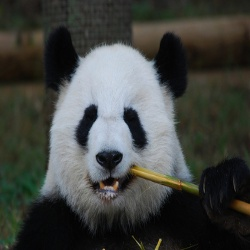
#> input picture 1.jpg, 250 x 250 px, given in place of the camera
$ python coordinates_send.py
#> lines starting #> are read from the running program, lines starting #| are printed output that depends on the picture
### lib/servo_calibration/servo_calib_data.py
# Created by viv at 22.12.18

from collections import namedtuple
import sys
import logging

log = logging.getLogger("__main__." + __name__)

# ( min_angle, servo_start_dutycycle)    (max_angle, servo_end_dutycycle, )
# Servo = namedtuple("Servo", ['angle_0', 'angle_180'])
Servo = namedtuple("Servo", ['min_range', 'max_range'])
"""
calculation
(0,0)
(180,10)
- fit the line of these two points, to get duty cycle for an angle
- the slop of two point is
 m = (y2-y1)/(x2-x1)
 y-y1 = m(x-x1)
 where y = duty cycle
       x = angle
"""
# EXAMPLE
# servo_ = Servo((min safety angle limit, min duty cycle),
#                 (max safety angle limit, max duty cycle))

servo_1 = Servo((0, 0.),
                (180., 9.5))  # 9.5

servo_2 = Servo((0., 1.),  # 0.0.
                (100., 9.5))  # 5 (5dof safety limit)  # 9.2 (3dof safety limit) # 9.5 (limit)

servo_3 = Servo((0., 0.),
                (90., 9.4))  # 6 (5dof safety limit ) # 7. (3dof safety limit)  # 9.4 (limit)

servo_4 = Servo((0., 1.),
                (180., 10.))  # 6 (5dof safety limit ) # 9. (3dof safety limit)  # 10  (limit)

servo_5 = Servo((0., 0.),
                (180., 10.))  # 10

# testing entered servo calibration data
servos_tuple = (servo_1, servo_2, servo_3, servo_4, servo_5)

for servo in servos_tuple:
    if not isinstance(servo.min_range[0], int) and not isinstance(servo.min_range[0], float) \
            or not isinstance(servo.min_range[1], int) and not isinstance(servo.min_range[1], float) \
            or not isinstance(servo.max_range[0], int) and not isinstance(servo.max_range[0], float) \
            or not isinstance(servo.max_range[1], int) and not isinstance(servo.max_range[1], float):

        log.error("Servo limits must be in digits {}".format(servo))
        sys.exit(1)

    elif not servo.min_range[0] <= 180. or not servo.max_range[0] <= 180.:  # min and max angle must be less than 180
        log.error("Please set proper servo limits {}".format(servo))
        sys.exit(1)

    elif type(servo.min_range[1]) != float or type(servo.max_range[1]) != float:
        log.error("Servo calibration values should be in float {}".format(servo))

    elif not servo.min_range[1] < 15. or not servo.max_range[1] < 15.: # min and max % duty cycles are less then 15
        log.error("Servo limits must be less than 15% duty cycle {}".format(servo))
        sys.exit(1)

    elif not servo.min_range[1] < servo.max_range[1]:  # min angle must be less than max angle
        log.error("Servo minimum limit must be less than maximum limit {}".format(servo))
        sys.exit(1)
    else:
        pass

### config.py
# Created by viv at 15.12.18
import logging
import os
import sys

import math
import numpy as np

from lib.servo_calibration import servo_calib_data as servo_calib

# from lib.kinematics import ikine

log = logging.getLogger("main." + __name__)

# -----------------------------------------------
""" Registers """

# Frame buffers addresses
FB0 = 0x1E000000
FB1 = 0x1E280000
FB2 = 0x1E500000
FB3 = 0x1E780000

FB0_size = 10240
FB1_size = 2400

# --related ip cores:  rtc_dma_bridge  sbus_zybo_core ---
# dma rd to sbus_zybo_core
# dma wr from video_core
CORE_BASE = 0x43C00000
CORE_REG = 0x43C10000

# --related ip cores:  video_dma_bridge   video_core   servo_core
# dma rd to video_core (fullscreen 1280x720 fb)
VID_BASE = 0x83C40000
VID_REG = 0x83C44000
SERVO_REG = 0x83C48000

# --related ip cores:  img_dma_bridge
# dma rd to video_core (640x480 fb)
IMG_BASE = 0x83C00000

# -----------------------------------------------
""" Address of JB port"""
# address start from 3 on words
JB0 = 3
JB1 = 4
JB2 = 5
JB3 = 6
JB4 = 7
JB5 = 8
JB6 = 9
# -----------------------------------------------
""" add or remove GPIO name and servo calibration information """
UTILIZED_GPIO = [[JB0, servo_calib.servo_1],
                 [JB1, servo_calib.servo_2],
                 [JB2, servo_calib.servo_3],
                 [JB4, servo_calib.servo_4],
                 [JB5, servo_calib.servo_5]
                 ]
# -----------------------------------------------
""" paths of all GPIOs """
# from zybo_zybo_rm-pdf (page 25)

JF1_MIO13_919 = "/sys/class/gpio/gpio919"  # working
JF2_MIO10_916 = "/sys/class/gpio/gpio916"
JF3_MIO11_917 = "/sys/class/gpio/gpio917"
JF4_MIO12_918 = "/sys/class/gpio/gpio918"  # working

JF7_MIO0_906 = "/sys/class/gpio/gpio906"  # working
JF8_MIO09_915 = "/sys/class/gpio/gpio915"  # working
JF9_MIO14_920 = "/sys/class/gpio/gpio920"  # working
JF10_MIO15_921 = "/sys/class/gpio/gpio921"  # working

LD04_MIO07_913 = "/sys/class/gpio/gpio913"  # LED

# -----------------------------------------------
""" DH parameters for robotic arm """

THETA_1 = 0.
THETA_2 = 0.
THETA_3 = 0.
THETA_4 = 0.
THETA_5 = 0.

L_1 = 33  # mm 3.3cm
L_2 = 105  # mm 10.5cm
L_3 = 98  # mm 9.8cm
L_4 = 27  # mm 2.7cm
L_5 = 65  # mm 6.5cm

# Denavit Hartenberg  Parameter table
DH_PT = [
    [math.radians(THETA_1), math.radians(90.0), 0, L_1],
    [math.radians(THETA_2), 0, L_2, 0],
    [math.radians(THETA_3), 0, L_3, 0],
    [math.radians(THETA_4) + math.radians(90.0), math.radians(90.0), 0, 0],
    [math.radians(THETA_5), 0, 0, L_4 + L_5]
]

PT_3dof = [
    [math.radians(THETA_1), math.radians(90.0), 0, L_1],
    [math.radians(THETA_2), 0, L_2, 0],
    [math.radians(THETA_3), 0, L_3, 0],
]

# PT_2dof = [
#     [math.radians(THETA_1), math.radians(90.0), 0, L_1],
#     [math.radians(THETA_2), 0, L_2, 0],
# ]


# checks
if len(UTILIZED_GPIO) != len(DH_PT):
    log.error('[ERROR] number of UTILIZED_GPIO must be equal to number of row of DH_PT')
    sys.exit(1)

# -----------------------------------------------
""" Video frame setting """
# configure video frame size
HORIZ_PIXELS_SMALL = 640
VERT_LINES_SMALL = 480
VID_FRAME_SIZE = (HORIZ_PIXELS_SMALL, VERT_LINES_SMALL)
VID_FRAME_CENTER = (50 + HORIZ_PIXELS_SMALL) / 2

# path to the haar cascade
module_path = os.path.dirname(os.path.abspath(__file__))
cascade_path = os.path.join(module_path, "cascades/haarcascade_frontalface_default.xml")

# -----------------------------------------------
""" Coordinates transform (Kinematics)"""
# the physical area covered by video frame in centimeter
# frame_physical_area = float(140)
frame_physical_area = float(180)

dist_from_cam = float(90)  # object distance from camera

# transformation from robotic arm frame coordinate to camera coordinate
# assume that camera is on the exactly above the origin of arm
R0_C = np.mat([[1, 0, 0],
               [0, 1, 0],
               [0, 0, 1]
               ],
              dtype=float
              )
d0_C = np.mat([[0.],
               [8.],  # assumed that the camera just at y axis  on arm's origin
               [0.]],
              dtype=float
              )
# creating Homogeneous transformation matrix
_H0_C = np.concatenate((R0_C, d0_C), 1)  # concatenate column
H0_C = np.concatenate((_H0_C, [[0., 0., 0., 1.]]), 0)  # concatenate row

# -----------------------------------------------
""" end-effector orientation """
end_eff_direction_mat = np.matrix([[-1, 0, 0],
                                   [0, -1, 0],
                                   [0, 0, 1]],
                                  dtype=float
                                  )


# checks
def is_correct_rotation_mat(matrix):
    """
    Check if the matrix is valid rotation matrix
    :param matrix:
    :return: valid rotation matrix
    """
    mat = np.matrix(matrix)

    #  check whether matrix is 3x3 or not
    if mat.shape != (3, 3):
        log.error("Matrix must be 3x3")

    # checking if the matrix is a rotation matrix or not
    #  step #1 Square of each element of row
    #  step #2 adding the the output of all the squares
    #  step #3 calculating square root of total
    #  step #4 it must be 1 then and then matrix said to be valid rotation matrix
    for row in range(np.shape(mat)[1]):
        vector_len = 0

        for column in range(np.shape(mat)[0]):
            vector_len += mat[column, row] ** 2

        if not np.sqrt(vector_len) == 1:
            log.error("Matrix is not a valid rotation matrix")
            sys.exit(1)
    return mat


end_eff_direction_mat = is_correct_rotation_mat(end_eff_direction_mat)

# -----------------------------------------------
""" UDP """
IP = r"192.168.1.104"
PORT = 47777

# -----------------------------------------------
""" Pygame GUI configuration"""

PROJECT_TITLE = """Closed Loop Object Tracking based on Image Recognition"""

# [5 lines of commented-out code are left out]
TASK_INDEX = 1

# video frame position on display
VID_FRAME_POS = (50, 100)  # x, y

# --------------------            ---------------------------
# flag for video on/off
VID_STOP = False

# change video frame
# VID_FRAME_CHANGE_INDEX = 0 --> original frame
# VID_FRAME_CHANGE_INDEX = 1 --> processed frame
# VID_FRAME_CHANGE_INDEX = 2 --> gray frame

VID_FRAME_INDEX = 0

# start/stop cam
CAM_START = False  # camera  True = ON/ False = OFF

# exit from the application
EXIT = False

# -----------------------------------------------
""" TASKS configuration """
# object recognition
#     CLASSES = ["background", "aeroplane", "bicycle", "bird", "boat",
#                "bottle", "bus", "car", "cat", "chair", "cow", "diningtable",
#                "dog", "horse", "motorbike", "person", "pottedplant", "sheep",
#                "sofa", "train", "tvmonitor"]
recog_object_name = "bottle"

### lib/udp/udp.py
# Created by viv at 30.01.19

import socket
import pickle
import sys
import numpy as np
import logging

import config

log = logging.getLogger("__main__." + __name__)

# UDP_IP = "192.168.1.103"
# UDP_PORT = 47777


# ------------------------------------------------------------------------------
# """ class: To send and receive UDP packets """
# ------------------------------------------------------------------------------
class UdpPacket:
    def __init__(self, udp_ip, udp_port):

#> called with udp_ip = '192.168.1.103', udp_port = 47777
        if not isinstance(udp_ip, str):
            log.error("udp ip must be string ")
            sys.exit(1)

        if not isinstance(udp_port, int):
            log.error("udp port must be string ")
            sys.exit(1)

        for num in udp_ip.split('.'):  # check for correct ip address
            try:
                num = int(num)
            except Exception as error:
                print(error)
                sys.exit(1)
            if not num >= 0 or not num <= 255:
                log.error("udp ip is incorrect ")
                sys.exit(1)

        self.udp_ip = udp_ip
        self.udp_port = udp_port
        # self.sock = None

    # ------------------------------------------------------------------------------
    # """ FUNCTION: To send UDP packets """
    # ------------------------------------------------------------------------------

    # [55 lines left out: functions udp_packet_send, udp_packet_receive, __enter__, not called in this run]

    # ------------------------------------------------------------------------------
    # """ FUNCTION: __exit__"""
    # ------------------------------------------------------------------------------
    def __exit__(self, *exc_info):
        if self.sock:
            self.sock.close()


# [4 lines that do not run on import are left out]

### lib/vision/vision.py
import numpy as np
import cv2
import sys
from imutils.video import VideoStream
import config
import imutils
import time

# minimum size (in pixel) for a region of image to be considered actual "motion"
MIN_AREA = 500
CAM_NUM = 0


# ------------------------------------------------------------------------------
# """ CLASS: MAIN """
# ------------------------------------------------------------------------------
class Vision:
    """
    Class for wrapping OpenCV functionality with some checks
    """

    def __init__(self):
        print("setting up the video capture ......")
        self.cap = cv2.VideoCapture(CAM_NUM)
        self.frame_width = 0
        self.frame_height = 0

        if not self.cap.isOpened():
            print("[ERROR] Camera is not connected")
            sys.exit(1)

    # ------------------------------------------------------------------------------
    # """ FUNCTION: checks if the camera is connected """
    # ------------------------------------------------------------------------------
    def isCameraConnected(self):
        """
        checks if the camera is connected
        :return: True or False if the camera is connected
        """
        return self.cap.isOpened()

    # ------------------------------------------------------------------------------
    # """ FUNCTION: taking frame from camera """
    # ------------------------------------------------------------------------------
    def getVideo(self):
        """
         The function will capture frame from camera and check that the frame is captured or not
        :return: ret: True or False if the frame is captured
                 frame : video frame
        """
        ret, frame = self.cap.read()
#> frame is the input picture: shape (250, 250, 3); mean B, G, R 64.7, 68.6, 66.3

        try:  # check if it is really a frame
            self.frame = frame.copy()

        except:
            print("ERROR: frame  is not captured")

        if not ret:  # check if there was no frame captured
            print("ERROR: while capturing frame")

        return ret, frame

    # ------------------------------------------------------------------------------
    # """ FUNCTION: return size of the frame """
    # ------------------------------------------------------------------------------
    def getFrameSize(self):
        """
         return list of size of the frame
        :return: [width, height]
        """
        self.frame_width = int(self.cap.get(cv2.CAP_PROP_FRAME_WIDTH))
        self.frame_height = int(self.cap.get(cv2.CAP_PROP_FRAME_HEIGHT))

        return [self.frame_width, self.frame_height]
    # ------------------------------------------------------------------------------
    # """ FUNCTION: return size of the frame """
    # ------------------------------------------------------------------------------
    # [5 lines left out: function resize_frame, not called in this run]
    # ------------------------------------------------------------------------------
    # """ FUNCTION: Display the Video frame """
    # ------------------------------------------------------------------------------
    def display(self, window, frame):
        """
        Display Video frame with its name on the window

        :param window: name of the frame
        :param frame: Video frame
        :return:
        """
        cv2.imshow(window, frame)

    # ------------------------------------------------------------------------------
    # """ FUNCTION: Cleaning up  """
    # ------------------------------------------------------------------------------
    def videoCleanUp(self):
        """
        clean up
        :return:
        """
        self.cap.release()
        cv2.destroyAllWindows()


# ------------------------------------------------------------------------------
# """ FUNCTION: Demo function """
# ------------------------------------------------------------------------------
# [12 lines left out: function test, not called in this run]


# [2 lines that do not run on import are left out]

### lib/vision/simple_face_detection.py
# Created by viv at 29.01.19

import cv2
import os
import sys
import numpy as np

# sys.path.append("/media/sf_linux_shared/python_projects/face_detect/face_tracking_5dof_arm/lib/vision")
from lib.vision.vision import Vision
from lib.udp import udp
import config as const


# ------------------------------------------------------------------------------
# """ FUNCTION: send coordinates via udp packets """
# ------------------------------------------------------------------------------
def face_detect_coords_udpsend():
    """
    This function will detect face and get the x, y coordinates from the face. It will change coordinates system of
    robotic arm into camera coordinates system and then send those coordinates via udp packets
    :return:
    """
    if not os.path.exists(const.cascade_path):
        print("[ERROR] path not found {}".format(const.cascade_path))
        sys.exit(1)

    face_cascade = cv2.CascadeClassifier(const.cascade_path)

    vid = Vision()

    ip = "192.168.1.103"
    port = 47777
    udp_send = udp.UdpPacket(udp_ip=ip, udp_port=port)

    cm_to_pixel = const.frame_physical_area / vid.getFrameSize()[0]

    # transformation from robotic arm frame coordinate to camera coordinate
    # assume that camera is on the exactly above the origin of arm
    R0_C = np.mat([[1, 0, 0],
                   [0, 1, 0],
                   [0, 0, 1]
                   ],
                  dtype=float
                  )
    d0_C = np.mat([[0.],
                   [8.],  # assumed that the camera just at y axis  on arm's origin
                   [0.]],
                  dtype=float
                  )

    # creating Homogeneous transformation matrix
    H0_C = np.concatenate((R0_C, d0_C), 1)  # concatenate column
    H0_C = np.concatenate((H0_C, [[0., 0., 0., 1.]]), 0)  # concatenate row

    while vid.isCameraConnected():
        _, frame = vid.getVideo()
        # frame = cv2.flip(frame, 1)

        gray_frame = cv2.cvtColor(frame, cv2.COLOR_BGR2GRAY)
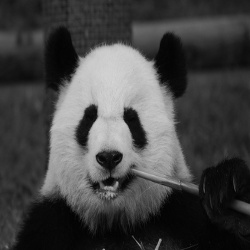
#> gray_frame: shape (250, 250); min 0, max 213, mean 67.5

        # the detected objects are returned as a list of rectangles.
        faces = face_cascade.detectMultiScale(gray_frame, 1.3, 5)
#> faces = ()

        for (x, y, w, h) in faces:
            frame = cv2.rectangle(frame, (x, y), (x + w, y + w), (255, 0, 0), 2)
            # displacement vector of camera
            cam_point = np.mat([[x],
                                [y],
                                [90.0],  # distance between camera to person in cm
                                [1.]],
                               dtype=float
                               )
            face_coordinates = np.dot(H0_C, cam_point)

            # origin of frame is at the left up side, setting in to right down side
            new_x = face_coordinates[0] * cm_to_pixel
            # new_x = (frame.shape[1] - face_coordinates[0]) * cm_to_pixel
            new_y = (frame.shape[0] - face_coordinates[1]) * cm_to_pixel
            # new_y = (frame.shape[0] - face_coordinates[1]) * cm_to_pixel
            new_z = face_coordinates[2] * cm_to_pixel

            udp_send.udp_packet_send2([new_x, new_y, new_z])

            print('x=', x, 'y=', y, 'new_x=', face_coordinates[0], 'new_y=', face_coordinates[1], 'new_z=', new_z)
#> this loop made 0 passes

        vid.display('Video Frame', cv2.flip(gray_frame, 1))
#> in display, `cv2.imshow(window, frame)`:
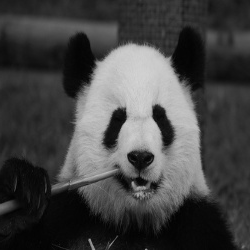
#> window 'Video Frame': shape (250, 250); min 0, max 213, mean 67.5

        if cv2.waitKey(30) & 0xFF == ord("q"):
#> (key q is pressed here)
            break

    vid.videoCleanUp()


# ------------------------------------------------------------------------------
# """ FUNCTION: MAIN """
# ------------------------------------------------------------------------------
# [53 lines left out: function main, not called in this run]


# [2 lines that do not run on import are left out]

### coordinates_send.py
# Created by viv at 15.12.18
"""

"""
import time

# -----------------------------------------------
from lib.vision import simple_face_detection


# ------------------------------------------------------------------------------
# """ FUNCTION: MAIN """
# ------------------------------------------------------------------------------
def main():
    """

    """

    simple_face_detection.face_detect_coords_udpsend()


if __name__ == '__main__':
    tstart = time.time()

    main()

    print("Total time {}".format(time.time() - tstart))
